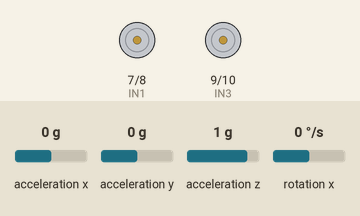
This sketch was run on a simulated Arduino Uno, built with avr-gcc and run on an emulated ATmega328P. Parts: motor-driver pin pairs drawn as motors (green arrow = first pin HIGH = forward, orange = second pin HIGH = backward, longer = more drive, scaled by the enable pin). Wiring (inferred from the names in the program): MPU-6050 motion sensor at I2C address 0x68. The inputs (shaded band) are chosen by the test bench; at power-on: acceleration y 0 g, rotation x 0 °/s, acceleration x 0 g, acceleration z 1 g. What the sketch prints to the serial monitor is not drawn.

Above: at 3.0 s.
3.1 s: acceleration y set to -0.9 g
At 3.7 s:
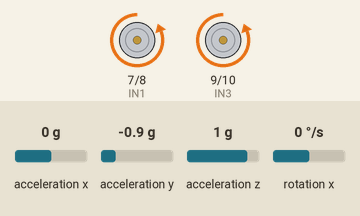
4.6 s: acceleration y set to -1.2 g
At 5.0 s:
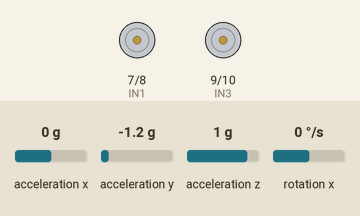
6.2 s: rotation x set to 19 °/s
8.2 s: rotation x set to 25 °/s
At 8.7 s:
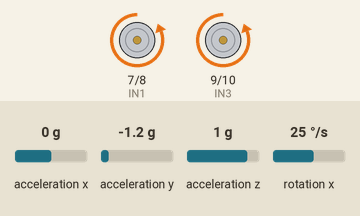
9.8 s: acceleration y set to 0 g
At 12.5 s:
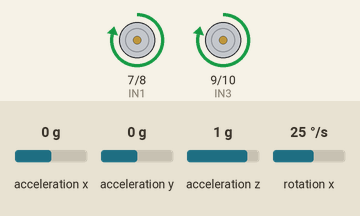
12.8 s: rotation x set to 0 °/s
At 13.25 s:
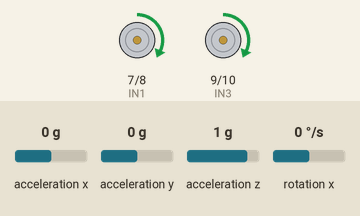
Timing chart, 0 to 15.8 s (numbered marks = the images above; inputs shaded):
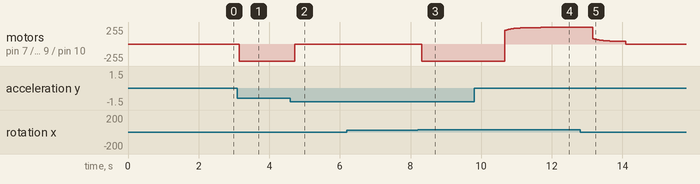

Measured:
- the behaviour switches between -1 and -1.1 g on acceleration y (found by bisection; images 1 and 2)
- the behaviour switches between 21 and 22 °/s on rotation x (found by bisection; images 2 and 3)
- after the input at 3.1 s, motor on pin 7 (IN1) / pin 8 (IN2), motor on pin 9 (IN3) / pin 10 (IN4): stopped → backward 255/255 after 0.05 s
- after the input at 4.6 s, motor on pin 7 (IN1) / pin 8 (IN2), motor on pin 9 (IN3) / pin 10 (IN4): backward 255/255 → stopped after 0.12 s
- after the input at 6.2 s, every drawn part: stays the same
- after the input at 8.2 s, motor on pin 7 (IN1) / pin 8 (IN2), motor on pin 9 (IN3) / pin 10 (IN4): stopped → backward 255/255 after 0.11 s
- after the input at 9.8 s, motor on pin 7 (IN1) / pin 8 (IN2), motor on pin 9 (IN3) / pin 10 (IN4): moves from backward 255/255 to forward 248/255 over 1.0 s, starting after 0.86 s
- after the input at 12.8 s, motor on pin 7 (IN1) / pin 8 (IN2), motor on pin 9 (IN3) / pin 10 (IN4): moves from forward 248/255 to stopped over 0.94 s, starting after 0.36 s

The sketch:

18_Self_Balancing.ino
```cpp
/*
  ============================================================
  18 - SELF BALANCING ROBOT (2 wheels, MPU6050 + PID)
  ============================================================
  Board  : Arduino UNO / Nano
  Parts  : MPU6050, L298N, 2 geared DC motors, tall chassis
           with the battery on TOP (higher = easier to balance)
  Library: none (MPU6050 is read directly with Wire)

  How it works:
    1. Accelerometer + gyroscope are combined (complementary
       filter) to get a clean tilt angle.
    2. PID turns the tilt into motor speed: if the robot falls
       forward, the wheels drive forward to catch it.

  Mounting:
    Mount the MPU6050 flat, with its X axis pointing along the
    wheel axle (left-right). Tilting forward/back then changes
    the angle printed in Serial Monitor.

  STEP 1 - find the balance point (SETPOINT):
    Set DEBUG to true, upload, hold the robot exactly upright
    and read the "Angle" value. Put that number in SETPOINT.
  STEP 2 - tune PID (set DEBUG back to false):
    a) Ki = 0, Kd = 0. Raise Kp until it oscillates back and forth.
    b) Raise Kd until the oscillation calms down.
    c) Add a little Ki so it stops drifting away.
    If it runs AWAY from the fall instead of under it,
    swap the motor wires (or make Kp negative).

  Wiring:
    MPU6050 VCC -> 5V, GND -> GND, SDA -> A4, SCL -> A5
    L298N: ENA D5, IN1 D7, IN2 D8, IN3 D9, IN4 D10, ENB D6
  ============================================================
*/

#include <Wire.h>

// ---------- Motor driver (L298N) pins ----------
#define ENA 5
#define IN1 7
#define IN2 8
#define IN3 9
#define IN4 10
#define ENB 6

#define MPU_ADDR 0x68
#define DEBUG false            // true = print angle (robot won't balance well)

// ---------- Tune these ----------
float SETPOINT = 0.0;          // upright angle (degrees) from STEP 1
float Kp = 30.0;
float Ki = 0.0;
float Kd = 1.0;
int   MIN_PWM = 40;            // smallest PWM that makes your motors turn
#define FALL_ANGLE 45          // stop motors if tilted more than this

// ---------- Internal variables ----------
const float dt = 0.005;        // 5 ms loop = 200 Hz
float angle = 0;
float integral = 0;
float gyroOffset = 0;
unsigned long lastTime = 0;
int debugCounter = 0;

void setup() {
  Serial.begin(115200);
  pinMode(ENA, OUTPUT); pinMode(ENB, OUTPUT);
  pinMode(IN1, OUTPUT); pinMode(IN2, OUTPUT);
  pinMode(IN3, OUTPUT); pinMode(IN4, OUTPUT);
  setMotor(0, 0);

  Wire.begin();
  Wire.setClock(400000);
  writeMPU(0x6B, 0x00);        // wake up
  writeMPU(0x1A, 0x03);        // digital low-pass filter ~44 Hz
  writeMPU(0x1B, 0x00);        // gyro  +-250 deg/s  (131 LSB per deg/s)
  writeMPU(0x1C, 0x00);        // accel +-2 g        (16384 LSB per g)
  delay(100);

  // Gyro calibration: keep the robot STILL for 2 seconds
  Serial.println("Calibrating gyro - keep the robot still...");
  long sum = 0;
  for (int i = 0; i < 500; i++) {
    int16_t ax, ay, az, gx;
    readMPU(ax, ay, az, gx);
    sum += gx;
    delay(3);
  }
  gyroOffset = sum / 500.0;

  // Start angle from the accelerometer
  int16_t ax, ay, az, gx;
  readMPU(ax, ay, az, gx);
  angle = atan2((float)ay, (float)az) * RAD_TO_DEG;

  Serial.println("Ready!");
  lastTime = micros();
}

void loop() {
  // run exactly every 5 ms
  if (micros() - lastTime < 5000UL) return;
  lastTime += 5000UL;

  int16_t ax, ay, az, gx;
  readMPU(ax, ay, az, gx);

  float accAngle = atan2((float)ay, (float)az) * RAD_TO_DEG;
  float gyroRate = (gx - gyroOffset) / 131.0;           // deg/s

  // Complementary filter: trust gyro short-term, accel long-term
  angle = 0.98 * (angle + gyroRate * dt) + 0.02 * accAngle;

  if (DEBUG && ++debugCounter >= 40) {                   // 5 times a second
    debugCounter = 0;
    Serial.print("Angle: ");
    Serial.println(angle);
  }

  // Fallen over? stop everything
  if (fabs(angle - SETPOINT) > FALL_ANGLE) {
    setMotor(0, 0);
    integral = 0;
    return;
  }

  // ---------- PID ----------
  float error = angle - SETPOINT;
  integral += error * dt;
  integral = constrain(integral, -50, 50);
  float output = Kp * error + Ki * integral + Kd * gyroRate;

  // add MIN_PWM so small corrections still move the wheels
  int pwm = 0;
  if (output > 1)       pwm = (int)output + MIN_PWM;
  else if (output < -1) pwm = (int)output - MIN_PWM;
  pwm = constrain(pwm, -255, 255);

  setMotor(pwm, pwm);
}

// ================= MPU6050 =================
void writeMPU(byte reg, byte value) {
  Wire.beginTransmission(MPU_ADDR);
  Wire.write(reg);
  Wire.write(value);
  Wire.endTransmission(true);
}

void readMPU(int16_t &ax, int16_t &ay, int16_t &az, int16_t &gx) {
  Wire.beginTransmission(MPU_ADDR);
  Wire.write(0x3B);
  Wire.endTransmission(false);
  Wire.requestFrom((uint8_t)MPU_ADDR, (uint8_t)10);
  ax = read16();
  ay = read16();
  az = read16();
  Wire.read(); Wire.read();                 // skip temperature
  gx = read16();
}

// ================= MOTOR FUNCTIONS =================
void setMotor(int leftSpeed, int rightSpeed) {
  if (leftSpeed >= 0) { digitalWrite(IN1, HIGH); digitalWrite(IN2, LOW); }
  else                { digitalWrite(IN1, LOW);  digitalWrite(IN2, HIGH); leftSpeed = -leftSpeed; }
  if (rightSpeed >= 0) { digitalWrite(IN3, HIGH); digitalWrite(IN4, LOW); }
  else                 { digitalWrite(IN3, LOW);  digitalWrite(IN4, HIGH); rightSpeed = -rightSpeed; }
  analogWrite(ENA, constrain(leftSpeed, 0, 255));
  analogWrite(ENB, constrain(rightSpeed, 0, 255));
}

// Reads one 16-bit value (high byte first) from the MPU6050
int16_t read16() {
  uint8_t high = Wire.read();
  uint8_t low  = Wire.read();
  return (int16_t)((high << 8) | low);
}
```
